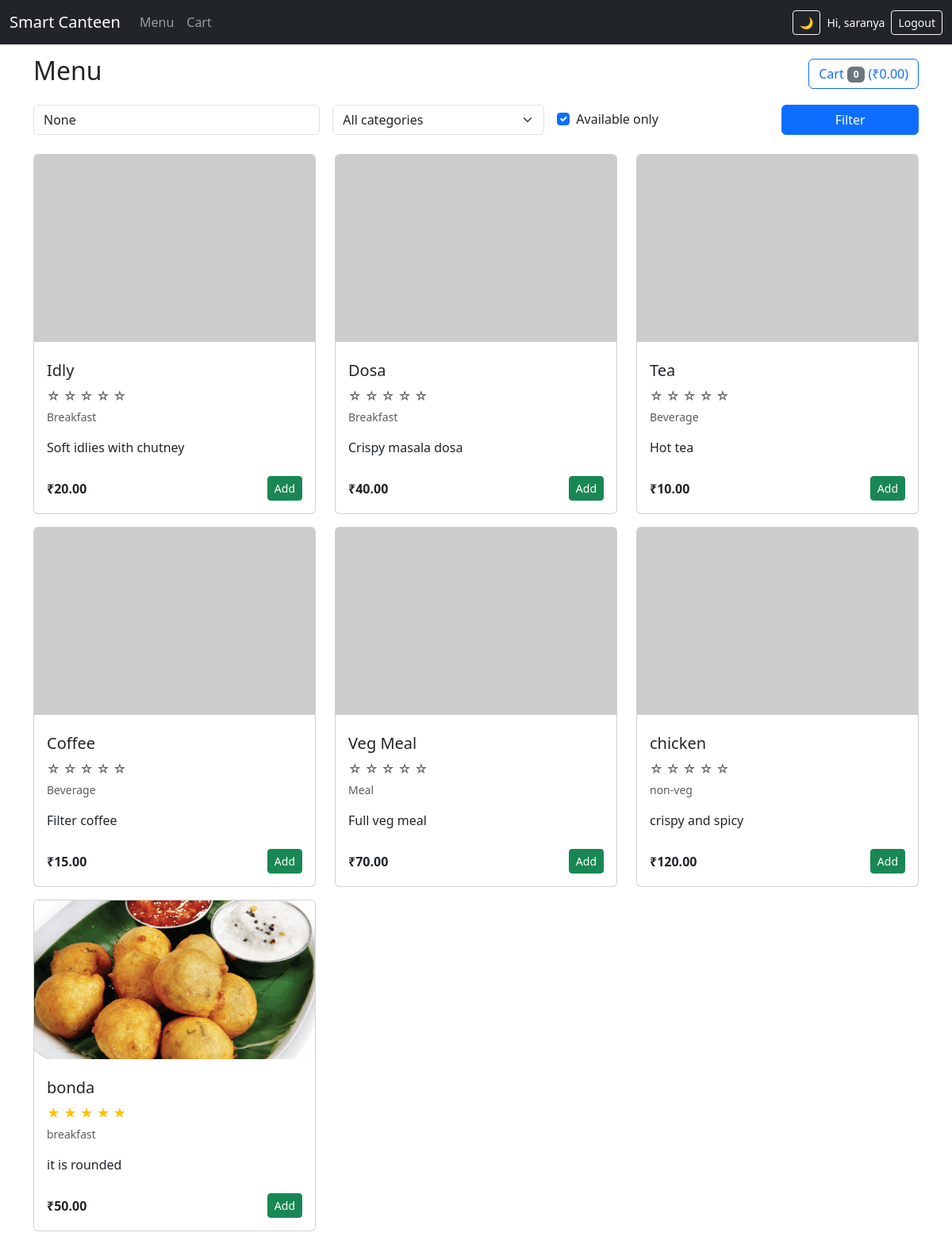
The page /menu/ (signed in) on the database its author committed.
### menu_app/models.py (models this page shows, shortened)
class Item(models.Model):
    name = models.CharField(max_length=100)
    description = models.TextField(blank=True)
    price = models.DecimalField(max_digits=7, decimal_places=2)
    category = models.CharField(max_length=50, blank=True)
    available = models.BooleanField(default=True)
    image = models.ImageField(upload_to='menu_images/', blank=True, null=True)
    rating = models.PositiveIntegerField(default=0)  # 0–5

### menu_app/views.py (the view, shortened to what this page needs)
# urls.py: path('menu/', views.menu_list, name='menu_list'),
@login_required(login_url='login')
def menu_list(request):
    form = SearchForm(request.GET or None)
    items = Item.objects.all()
    categories = Item.objects.values_list('category', flat=True).distinct()
    selected_category = request.GET.get('category')
    if selected_category:
        items = items.filter(category=selected_category)
    cart = _get_cart(request)
    total = Decimal('0.00')
    for item_id, qty in cart.items():
        try:
            item = Item.objects.get(id=item_id)
            total += item.price * qty
        except Item.DoesNotExist:
            continue
    context = {
        'items': items,
        'cart_total': total,
        'cart_count': sum(cart.values()),
        'form': form,
        'categories': categories,
        'selected_category': selected_category,
    }
    return render(request, 'menu.html', context)

### menu_app/forms.py
class SearchForm(forms.Form):
    q = forms.CharField(required=False, label='Search')
    available_only = forms.BooleanField(required=False, initial=True)

### menu_app/views.py (called while the page is built)
def _get_cart(request):
    return request.session.get('cart', {})

### templates/menu.html (shortened to what this page needs)
{% extends 'base.html' %}
{% block content %}
<div class="d-flex justify-content-between align-items-center mb-3">
  <h2>Menu</h2>
  <div>
    <a href="{% url 'cart_view' %}" class="btn btn-outline-primary">
      Cart <span class="badge bg-secondary">{{ cart_count }}</span> (₹{{ cart_total }})
    </a>
  </div>
</div>
<form method="get" class="row g-3 mb-4">
  <div class="col-md-4">
    <input type="text" name="q" value="{{ form.q.value }}" class="form-control" placeholder="Search items...">
  </div>
  <div class="col-md-3">
    <select name="category" class="form-select">
      <option value="">All categories</option>
    </select>
  </div>
  <div class="col-md-3 d-flex align-items-center">
    <div class="form-check">
      <input class="form-check-input"
             type="checkbox"
             name="available_only"
             id="available_only"
             value="on"
             {% if form.available_only.value or form.available_only.value is None %}checked{% endif %}>
      <label class="form-check-label" for="available_only">Available only</label>
    </div>
  </div>
  <div class="col-md-2">
    <button class="btn btn-primary w-100" type="submit">Filter</button>
  </div>
</form>
<div class="row">
  {% for item in items %}
  <div class="col-md-4 mb-3">
    <div class="card h-100">
      {% if item.image %}
      <img src="{{ item.image.url }}" class="card-img-top" style="height:200px; object-fit:cover;">
      {% else %}
      <img src="https://via.placeholder.com/300x200.png?text=No+Image" class="card-img-top">
      {% endif %}
      <div class="card-body d-flex flex-column">
        <h5 class="card-title mt-2">{{ item.name }}</h5>
        <div class="mb-1">
          {% for i in "12345" %}
            {% if forloop.counter <= item.rating %}
              <span class="text-warning">★</span>
            {% else %}
              <span class="text-muted">☆</span>
            {% endif %}
          {% endfor %}
        </div>
        <p class="card-text text-muted small">{{ item.category }}</p>
        <p class="card-text flex-grow-1">{{ item.description|default:"Tasty item" }}</p>
        <div class="d-flex justify-content-between align-items-center mt-2">
          <span class="fw-bold">₹{{ item.price }}</span>
          <div>
            {% if item.available %}
            <a href="{% url 'add_to_cart' item.id %}" class="btn btn-sm btn-success">Add</a>
            {% else %}
            <span class="badge bg-secondary">Not Available</span>
            {% endif %}
          </div>
        </div>
      </div>
    </div>
  </div>
  {% empty %}
  <p>No items found.</p>
  {% endfor %}
</div>
{% endblock %}

### templates/base.html (shortened to what this page needs)
<!DOCTYPE html>
<html lang="en" data-bs-theme="light" id="htmlRoot">
<head>
  <link href="https://cdn.jsdelivr.net/npm/bootstrap@5.3.3/dist/css/bootstrap.min.css" rel="stylesheet">
</head>
<body>
  <nav class="navbar navbar-expand-lg navbar-dark bg-dark fixed-top">
    <div class="container-fluid">
      <a class="navbar-brand" href="{% url 'home' %}">Smart Canteen</a>
      <div class="collapse navbar-collapse" id="navbarNav">
        <ul class="navbar-nav me-auto">
          <li class="nav-item"><a class="nav-link" href="{% url 'menu_list' %}">Menu</a></li>
          <li class="nav-item"><a class="nav-link" href="{% url 'cart_view' %}">Cart</a></li>
        </ul>
        <div class="d-flex align-items-center gap-2">
          <button class="btn btn-outline-light btn-sm" id="themeToggle">🌙</button>
          {% if user.is_authenticated %}
            <span class="navbar-text text-white small">Hi, {{ user.username }}</span>
            <form method="post" action="{% url 'logout' %}" style="display:inline;">
              <button class="btn btn-outline-light btn-sm">Logout</button>
            </form>
          {% else %}
            <a href="{% url 'login' %}" class="btn btn-outline-light btn-sm">Login</a>
            <a href="{% url 'register' %}" class="btn btn-warning btn-sm">Register</a>
          {% endif %}
        </div>
      </div>
    </div>
  </nav>
  <div class="container">
    {% block content %}{% endblock %}
  </div>
</body>
</html>

### templates/base.html (style rules this page uses)
body { padding-top: 70px; }

### rows shown on the page
Item: name "Idly", rating 0 (drawn), category "Breakfast", description "Soft idlies with chutney", price "20.00", available "Add"
Item: name "Dosa", rating 0 (drawn), category "Breakfast", description "Crispy masala dosa", price "40.00", available "Add"
Item: name "Tea", rating 0 (drawn), category "Beverage", description "Hot tea", price "10.00", available "Add"
Item: name "Coffee", rating 0 (drawn), category "Beverage", description "Filter coffee", price "15.00", available "Add"
Item: name "Veg Meal", rating 0 (drawn), category "Meal", description "Full veg meal", price "70.00", available "Add"
Item: name "chicken", rating 0 (drawn), category "non-veg", description "crispy and spicy", price "120.00", available "Add"
Item: image (picture), name "bonda", rating 5 (drawn), category "breakfast", description "it is rounded", price "50.00", available "Add"

### other values the page prints
{{ user.username }} "saranya"
{{ cart_count }} "0"
{{ cart_total }} "0.00"
